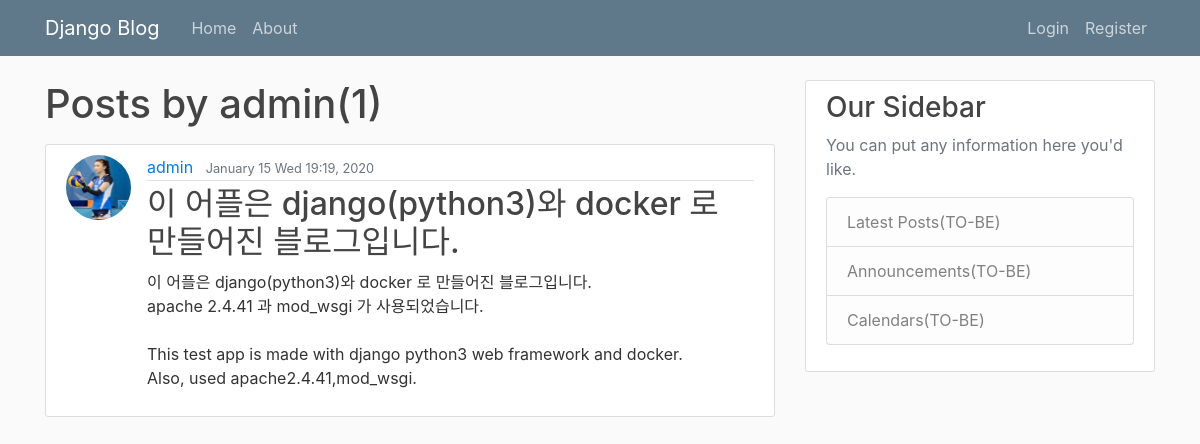
Screenshot of /user/admin with the database file from the repository.
### blog/models.py (models this page shows, shortened)
class Post(models.Model):
    title = models.CharField(max_length=100)
    content = models.TextField()
    date_posted = models.DateTimeField(default=timezone.now)
    author = models.ForeignKey(User,on_delete=models.CASCADE)

### users/models.py (models this page shows, shortened)
class Profile(models.Model):
    user = models.OneToOneField(User,on_delete = models.CASCADE)
    image = models.ImageField(default='default.jpg',upload_to='profile_pics')

### blog/views.py (the view)
# urls.py: path('user/<str:username>',UserPostListView.as_view(),name='user-posts'),
class UserPostListView(ListView):
    model = Post
    template_name = 'blog/user_posts.html' #<app>/<model>_<viewtype>.html
    context_object_name = 'posts'
    paginate_by = 5
    def get_queryset(self):
        user = get_object_or_404(User,username=self.kwargs.get('username'))
        return Post.objects.filter(author=user).order_by('-date_posted')

### blog/templates/blog/user_posts.html (shortened to what this page needs)
{% extends "blog/base.html" %}
{% block content %}
    <h1 class="mb-3">Posts by {{ view.kwargs.username }}({{ page_obj.paginator.count  }}) </h1>
    {% for post in posts %}
       <article class="media content-section">
         <img class="rounded-circle article-img" src="{{ post.author.profile.image.url }}">
         <div class="media-body">
           <div class="article-metadata">
            <a class="mr-2" href="{% url 'user-posts' post.author.username %}">{{ post.author }}</a>
            <small class="text-muted">{{ post.date_posted | date:"F d D G:H, Y" }}</small>
           </div>
         <h2><a class="article-title" href="{% url 'post-detail' post.id %}">{{ post.title }}</a></h2>
          <p class="article-content">{{ post.content }}</p>
         </div>
       </article>
    {% endfor %}
{% endblock content %}

### blog/static/blog/main.css (style rules this page uses)
body { background: #fafafa; color: #333333; margin-top: 5rem; }
h1, h2, h3, h4, h5, h6 { color: #444444; }
.content-section { background: #ffffff; padding: 10px 20px; border: 1px solid #dddddd; border-radius: 3px; margin-bottom: 20px; }
.article-title { color: #444444; }
.article-content { white-space: pre-line; }
.article-img { height: 65px; width: 65px; margin-right: 16px; }
.article-metadata { padding-bottom: 1px; margin-bottom: 4px; border-bottom: 1px solid #e3e3e3 }

### rows the page displays
Post: author.profile.image (picture), author "admin", date_posted "January 15 Wed 19:19, 2020", title "이 어플은 django(python3)와 docker 로 만들어진 블로그입니다.", content "이 어플은 django(python3)와 docker 로 만들어진 블로그입니다. apache 2.4.41 과 mod_wsgi 가 사용되었습니다. This test app is made with django python3 web framework and docker. Also, used apache2.4.41,mod_wsgi."

### other values shown
{{ view.kwargs.username }} "admin"
{{ page_obj.paginator.count }} "1"
